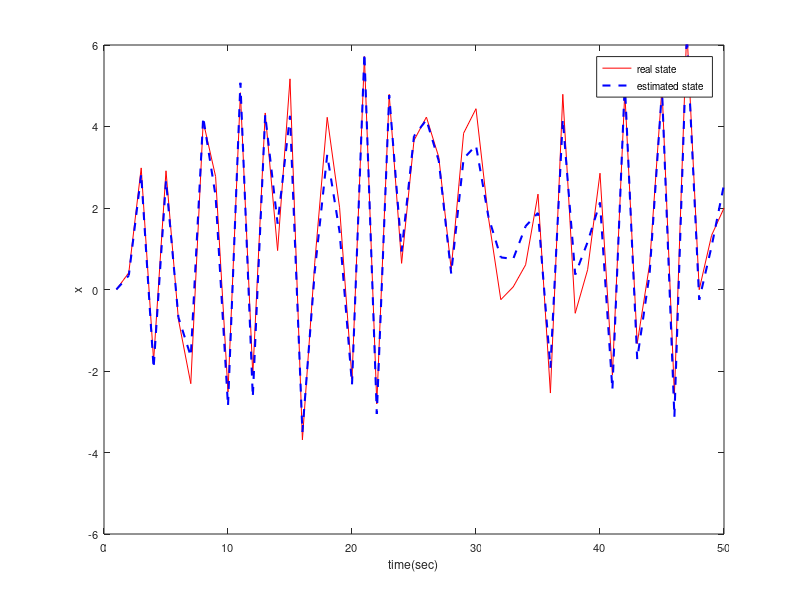

This chart was generated by the following MATLAB code:

%%%%%%%%%%%%%%%%%%%%%%%%%%%%%%%%%%%%%%%%%%%%%%%%%%%%%%%%%%%%%%%%%%%%%%%%%%%
%   Fractional-Kalman-filter-algorithms
%   Paper：     fractional order EKF
%   Purpose：performance analysis between FCDKF and FEKF
%   Example fucntion:    D^{0.7} x_k = 3*sin(2*x_{k-1}) -x_{k-1} + w_k
%                                y_k = x_k + v_k
%   Result：
%
%   Remark：
%
%%%%%%%%%%%%%%%%%%%%%%%%%%%%%%%%%%%%%%%%%%%%%%%%%%%%%%%%%%%%%%%%%%%%%%%%%%%

clc
clear

%仿真步长
N = 50;

q = 1;                   % system noise mean
r = 1;                   % measure noise mean
Q = 0.81;                % system noise variance
R = 0.25;                % measure noise variance

% short memory length under GL fractional definition
L = N+1;

% fractional order alpha and its corresponding GL binomial coefficient 
bino_fir = zeros(1,N);       % Differential order 0.7
alpha = 0.7;
bino_fir(1,1) = 1;
for i = 2:1:N
    bino_fir(1,i) = (1-(alpha+1)/(i-1))*bino_fir(1,i-1);  
end

I = eye(1,1);


% State initialization 
X_real = zeros(1,N);         % real state
Z_meas = zeros(1,N);         % real measurement 

W_noise = sqrt(Q)*randn(1,N) + q;  % system noise
V_noise = sqrt(R)*randn(1,N) + r;  % measusre noise

x_0  = 0;                    % state initialization     
X_real(1,1) = x_0;           % real state intialization
Z_meas(1,1) = V_noise(1,1);  % measurement state intialization

% system function and measurement function
f=@(x)3*sin(2*x)-x;
h=@(x)x;

for k=2:1:N
    % calculate real state
    diff_X_real = f(X_real(1,k-1)) + W_noise(1,k-1);
    rema = 0;
    for i = 2:1:k
        rema = rema + bino_fir(1,i)*X_real(1,k+1-i);
    end
    X_real(1,k) = diff_X_real - rema;
    % calculate real observation
    Z_meas(1,k) = h(X_real(1,k)) + V_noise(1,k); 
end

%%%%%%%%%%%%%%%%%%%%%%%%%%%%%%%%%%%%%%%%%%%%%%%%%%%%%%%%%%%%%%%%%%%%%%%%%%%
%------ Fractional-Kalman-filter-algorithms performance testing ----------%
%%%%%%%%%%%%%%%%%%%%%%%%%%%%%%%%%%%%%%%%%%%%%%%%%%%%%%%%%%%%%%%%%%%%%%%%%%%

X_esti = zeros(1,N);       % state optimal estimation 
P_xesti = zeros(1,N);      % estiamtion error variance

P_pred_0 = 100;              % prediction variance intialization
P_xesti(1,1) = P_pred_0;     % estimation variance intialization

for k=2:1:N
      % state prediction :X_pre
        diff_X_esti = f(X_esti(1,k-1));
            % calculate remainder term
            rema = 0;
            if k>L
                for i = 2:1:L+1
                   rema = rema + bino_fir(1,i)*X_esti(1,k+1-i);
                end
            else
                for i = 2:1:k
                    rema = rema + bino_fir(1,i)*X_esti(1,k+1-i);
                end
            end
        X_pre = diff_X_esti - rema + q;     % first step state prediction
        % prediction error covariance: P_pred
            rema_P = 0;
            if k>L+1
                for i = 3:1:L+2
                    rema_P = rema_P + bino_fir(1,i)*P_xesti(1,k+1-i)*bino_fir(1,i)';
                end
            else
                for i = 3:1:k
                    rema_P = rema_P + bino_fir(1,i)*P_xesti(1,k+1-i)*bino_fir(1,i)';
                end
            end
        F = 6*cos(2*X_esti(1,k-1)) - 1;
            
        P_xpred = (F-bino_fir(1,2))*P_xesti(1,k-1)*(F-bino_fir(1,2))'+ Q + rema_P;
        
        % measurement estimation  Z_esti ---- Z_k|k-1
        Z_esti = h(X_pre) + r;
        
        % kalman gain: Kk(2*1)
        H = 1;
        Kk = P_xpred*H'/(H*P_xpred*H' + R);
        
        % state updating
        X_esti(1,k) = X_pre + Kk*( Z_meas(1,k) - Z_esti );
        
        % estimation variance updating
        P_xesti(1,k) = (I-Kk*H)*P_xpred;
end

k = 1:1:N;

LineWidth = 1.5;

figure;
plot(k,X_real(1,:),'r',k,X_esti(1,:),'b--','linewidth',LineWidth);
set(gcf,'Position',[200 200 400 300]); 
% axis([xmin xmax ymin ymax]) 
axis normal
axis([0 N -6 6 ])
ylabel('x','FontSize',8)
xlabel('time(sec)','FontSize',8)
set(gca,'FontName','Helvetica','FontSize',8)
legend('real state','estimated state','Location','best');





